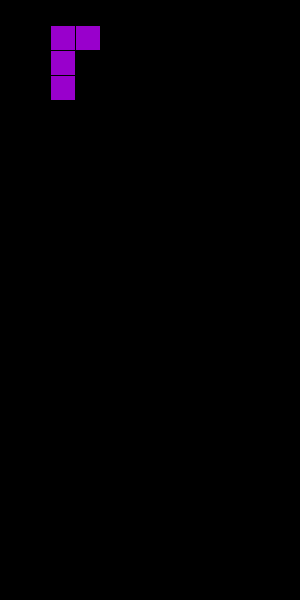
Frame 1 (no input)
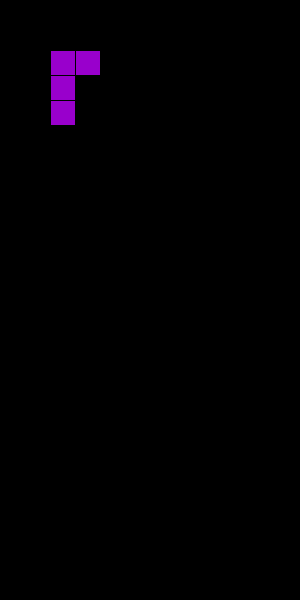
Frame 60 (the mouse pressed at the canvas centre just before this capture)
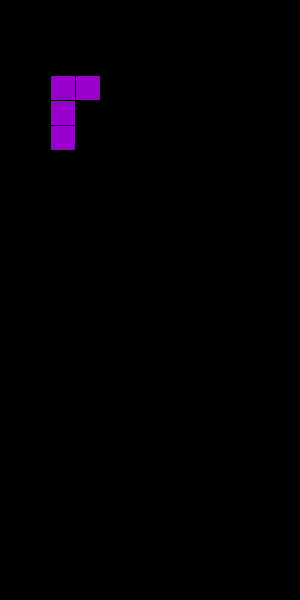
Frame 120 (the mouse held since frame 60 and released just before this capture)

The Processing sketch that drew these frames (run headless with seeded random() and noise(); from frame 60 on, the mouse is pressed at the canvas centre):

// Processing sketch: week13_7_tetris_falling
// ── week13_7_tetris_falling.pde
///week13_7_tetris_falling
void setup(){
    size(300,600);
}
float x= 50,y=50;
void draw(){
  background(0);
  fill(153,0,204);
  rect(x,y-25,25,25);
  rect(x,y+25,25,25);
  rect(x,y,25,25);
  rect(x+25,y-25,25,25);
  if(frameCount%50==0 && y<550)y+=25;
  
}
void keyPressed(){
  if(keyCode==RIGHT&& y<550)x+=25;
  if(keyCode==LEFT&& y<550)x-=25;
  if(keyCode==DOWN&& y<550)y+=25;
}
